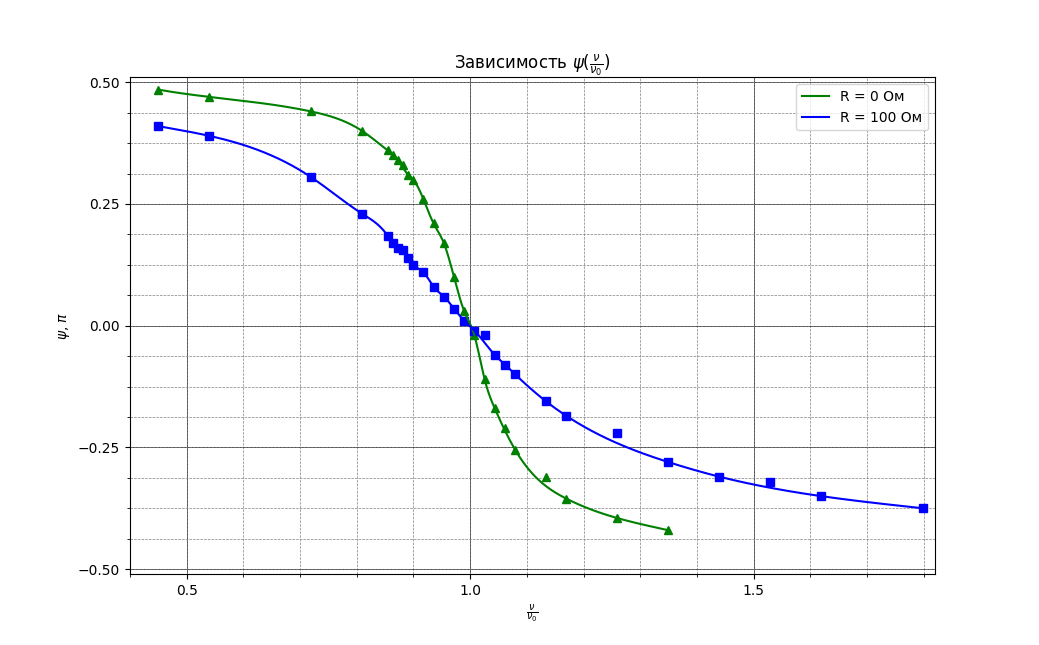

The script that drew this image:
import matplotlib.pyplot as plt
import numpy as np
from matplotlib.ticker import MultipleLocator
from scipy import interpolate


def open_file(path):
    input = open(path, 'r', encoding='utf-8')
    lines = input.readlines()
    lines_ = []
    for i in range(len(lines)):
        if lines[i] != '\n':
            lines_.append(lines[i])
    lines = lines_
    for i in range(len(lines)):
        lines[i] = [float(x) for x in lines[i].split()]
    return lines

ar = open_file("RLC_input.txt")

x = [];
xErr = [];
y = [];
yErr = [];

for i in range(len(ar)):
    x.append(ar[i][0])
    xErr.append(ar[i][1])
    y.append(ar[i][2]/np.pi)
    yErr.append(ar[i][3])

xminorLocator = MultipleLocator(0.1)
yminorLocator = MultipleLocator(0.125/2)

xmajorLocator = MultipleLocator(0.5)
ymajorLocator = MultipleLocator(0.25)

ax = plt.subplot()

plt.grid(which='major', ls='-', lw=0.5, c='k')
plt.grid(which='minor', ls='--', lw=0.5, c='grey')
#plt.errorbar(x, y, xerr=xErr, yerr=yErr, ecolor='k', capsize=3, elinewidth=1, fmt=' ')

ex_slope_0 = np.linspace(x[0], x[23], 500)
ex_slope_100 = np.linspace(x[24], x[-1], 500)

x1 = x[:24]
y1 = y[:24]
x2 = x[24:]
y2 = y[24:]

plt.plot(x[:24], y[:24], 'g^')
plt.plot(x[24:], y[24:], 'bs')

x1.pop(-4)
y1.pop(-4)
x1.pop(5)
y1.pop(5)
x1.pop(6)
y1.pop(6)
x1.pop(-5)
y1.pop(-5)

x2.pop(-3)
y2.pop(-3)
x2.pop(-5)
y2.pop(-5)
x2.pop(-10)
y2.pop(-10)

spline0 = interpolate.interp1d(x1, y1, kind=3)
spline100 = interpolate.interp1d(x2, y2, kind=3)

#print("slope = ", slope, "intercept = ", intercept, '\n')
plt.plot(ex_slope_0, spline0(ex_slope_0), 'g-', label=u"R = 0 Ом")
plt.plot(ex_slope_100, spline100(ex_slope_100), "b-", label=u"R = 100 Ом")

ax.xaxis.set_minor_locator(xminorLocator)
ax.yaxis.set_minor_locator(yminorLocator)

ax.xaxis.set_major_locator(xmajorLocator)
ax.yaxis.set_major_locator(ymajorLocator)

plt.ylim(-0.51, 0.51)
plt.xlim(0.4, 1.82)

plt.title(u"Зависимость "+r"$\mathit{\psi}(\frac{\nu}{\nu_0})$")
plt.xlabel(r"$\frac{\nu}{\nu_0}$")
plt.ylabel(r"$\psi$, $\pi$")
plt.legend(loc="best")

plt.show()
